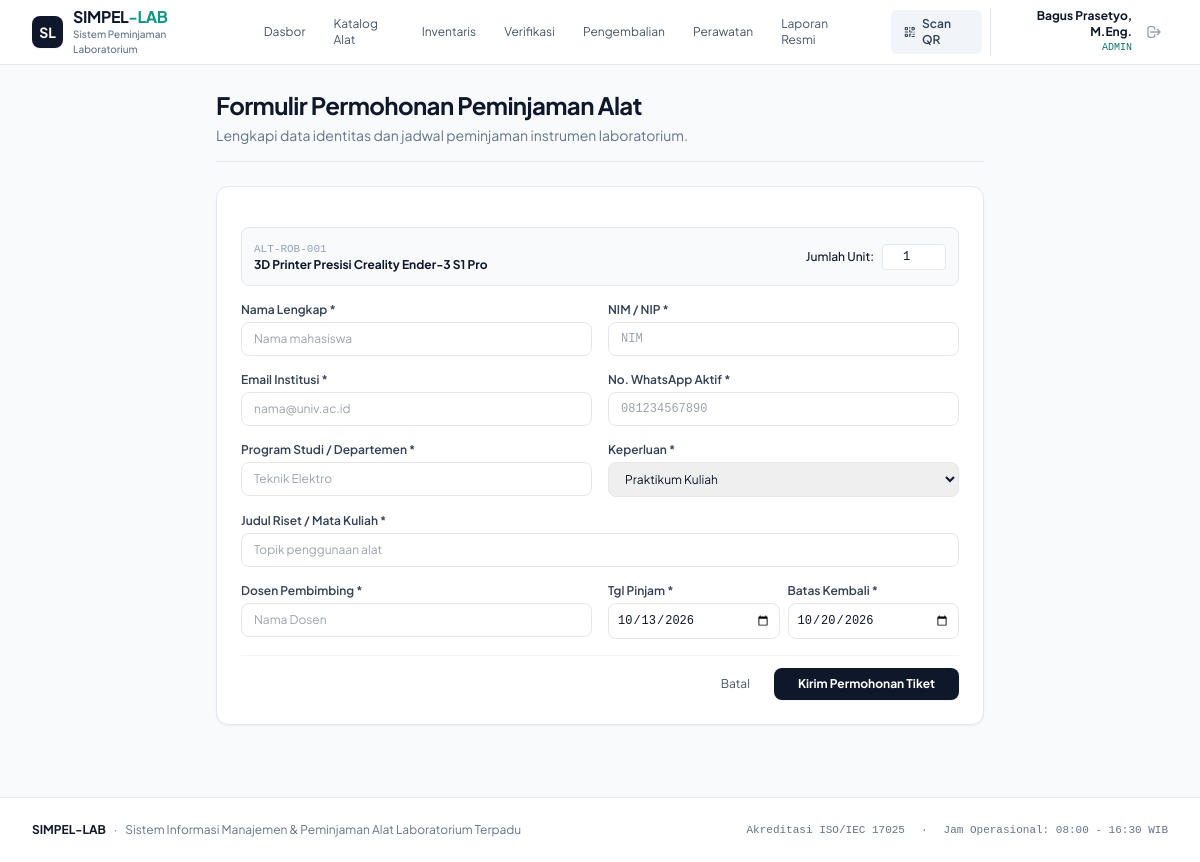
The page /peminjaman.php?alat_id=4 on the database its author committed.
### tables this page shows
CREATE TABLE IF NOT EXISTS `alat` (
  `id` INT AUTO_INCREMENT PRIMARY KEY,
  `kode_alat` VARCHAR(50) NOT NULL UNIQUE,
  `kategori_id` INT NOT NULL,
  `nama_alat` VARCHAR(150) NOT NULL,
  `merk_model` VARCHAR(100) NOT NULL,
  `spesifikasi` TEXT NOT NULL,
  `lokasi_rak` VARCHAR(100) NOT NULL,
  `kondisi` ENUM('BAIK', 'RUSAK_RINGAN', 'RUSAK_BERAT', 'DALAM_PERAWATAN') NOT NULL DEFAULT 'BAIK',
  `total_stok` INT NOT NULL DEFAULT 1,
  `stok_tersedia` INT NOT NULL DEFAULT 1,
  `harga_perkiraan` DECIMAL(15,2) DEFAULT 0,
  `aksesoris` TEXT,
  `foto` VARCHAR(255) DEFAULT NULL,
  `created_at` TIMESTAMP DEFAULT CURRENT_TIMESTAMP,
  FOREIGN KEY (`kategori_id`) REFERENCES `kategori`(`id`) ON DELETE CASCADE
);

### peminjaman.php (the view, shortened to what this page needs)
<?php
require_once __DIR__ . '/includes/header.php';
$alat_id = $_GET['alat_id'] ?? null;
$selected_alat = null;
if ($alat_id && isset($pdo)) {
    $stmt = $pdo->prepare("SELECT * FROM alat WHERE id = ?");
    $stmt->execute([$alat_id]);
    $selected_alat = $stmt->fetch();
}
$success_tiket = null;
?>
<div class="max-w-3xl mx-auto space-y-6">
  <div class="pb-4 border-b border-slate-200">
    <h1 class="text-xl sm:text-2xl font-bold tracking-tight text-slate-900">
      Formulir Permohonan Peminjaman Alat
    </h1>
    <p class="text-xs sm:text-sm text-slate-500 mt-1">
      Lengkapi data identitas dan jadwal peminjaman instrumen laboratorium.
    </p>
  </div>
  <?php if ($success_tiket): ?>
    <div class="p-6 bg-white rounded-xl border border-slate-200 shadow-sm text-center space-y-3">
      <div class="w-12 h-12 bg-teal-50 text-teal-700 rounded-full flex items-center justify-center mx-auto">
        ✓
      </div>
      <h2 class="text-lg font-bold text-slate-900">Permohonan Berhasil Dikirim!</h2>
      <p class="text-xs text-slate-600">
        Nomor Tiket Anda: <strong class="font-mono text-teal-800 text-sm"><?= htmlspecialchars($success_tiket) ?></strong>
      </p>
      <div class="pt-2">
        <a href="katalog.php" class="px-4 py-2 text-xs font-semibold text-white bg-slate-900 rounded-lg">
          Kembali ke Katalog
        </a>
      </div>
    </div>
  <?php else: ?>
    <form method="POST" action="peminjaman.php" class="bg-white rounded-xl border border-slate-200 p-6 shadow-sm space-y-4 text-xs">
      <?php if ($selected_alat): ?>
        <div class="p-3 bg-slate-50 border border-slate-200 rounded-lg flex justify-between items-center">
          <div>
            <span class="text-slate-400 font-mono text-[11px]"><?= htmlspecialchars($selected_alat['kode_alat']) ?></span>
            <h4 class="font-bold text-slate-900"><?= htmlspecialchars($selected_alat['nama_alat']) ?></h4>
          </div>
          <div class="flex items-center gap-2">
            <label class="font-medium">Jumlah Unit:</label>
            <input type="number" name="jumlah" min="1" max="<?= $selected_alat['stok_tersedia'] ?>" value="1" class="w-16 px-2 py-1 border rounded text-center font-mono">
          </div>
        </div>
      <?php endif; ?>
      <div class="grid grid-cols-1 sm:grid-cols-2 gap-4">
        <div>
          <label class="block font-semibold text-slate-700 mb-1">Nama Lengkap *</label>
          <input type="text" required name="nama_peminjam" class="w-full px-3 py-2 border rounded-lg focus:ring-2 focus:ring-slate-900" placeholder="Nama mahasiswa">
        </div>
        <div>
          <label class="block font-semibold text-slate-700 mb-1">NIM / NIP *</label>
          <input type="text" required name="nim_nip" class="w-full px-3 py-2 border rounded-lg font-mono focus:ring-2 focus:ring-slate-900" placeholder="NIM">
        </div>
        <div>
          <label class="block font-semibold text-slate-700 mb-1">Email Institusi *</label>
          <input type="email" required name="email" class="w-full px-3 py-2 border rounded-lg focus:ring-2 focus:ring-slate-900" placeholder="nama@univ.ac.id">
        </div>
        <div>
          <label class="block font-semibold text-slate-700 mb-1">No. WhatsApp Aktif *</label>
          <input type="tel" required name="no_hp" class="w-full px-3 py-2 border rounded-lg font-mono focus:ring-2 focus:ring-slate-900" placeholder="081234567890">
        </div>
        <div>
          <label class="block font-semibold text-slate-700 mb-1">Program Studi / Departemen *</label>
          <input type="text" required name="prodi" class="w-full px-3 py-2 border rounded-lg focus:ring-2 focus:ring-slate-900" placeholder="Teknik Elektro">
        </div>
        <div>
          <label class="block font-semibold text-slate-700 mb-1">Keperluan *</label>
          <select name="keperluan" class="w-full px-3 py-2 border rounded-lg focus:ring-2 focus:ring-slate-900">
            <option value="PRAKTIKUM">Praktikum Kuliah</option>
          </select>
        </div>
        <div class="sm:col-span-2">
          <label class="block font-semibold text-slate-700 mb-1">Judul Riset / Mata Kuliah *</label>
          <input type="text" required name="judul_kegiatan" class="w-full px-3 py-2 border rounded-lg focus:ring-2 focus:ring-slate-900" placeholder="Topik penggunaan alat">
        </div>
        <div>
          <label class="block font-semibold text-slate-700 mb-1">Dosen Pembimbing *</label>
          <input type="text" required name="dosen_pembimbing" class="w-full px-3 py-2 border rounded-lg focus:ring-2 focus:ring-slate-900" placeholder="Nama Dosen">
        </div>
        <div class="grid grid-cols-2 gap-2">
          <div>
            <label class="block font-semibold text-slate-700 mb-1">Tgl Pinjam *</label>
            <input type="date" required name="tgl_pinjam" value="<?= date('Y-m-d') ?>" class="w-full px-2 py-2 border rounded-lg font-mono">
          </div>
          <div>
            <label class="block font-semibold text-slate-700 mb-1">Batas Kembali *</label>
            <input type="date" required name="tgl_kembali" value="<?= date('Y-m-d', strtotime('+7 days')) ?>" class="w-full px-2 py-2 border rounded-lg font-mono">
          </div>
        </div>
      </div>
      <div class="pt-3 border-t border-slate-100 flex justify-end gap-2">
        <a href="katalog.php" class="px-4 py-2 text-slate-600 hover:bg-slate-100 rounded-lg">Batal</a>
        <button type="submit" class="px-6 py-2 text-white bg-slate-900 hover:bg-slate-800 rounded-lg font-bold shadow-sm">
          Kirim Permohonan Tiket
        </button>
      </div>
    </form>
  <?php endif; ?>
</div>
<?php require_once __DIR__ . '/includes/footer.php'; ?>

### includes/header.php (style rules this page uses)
body { font-family: 'Plus Jakarta Sans', sans-serif; }
.font-mono { font-family: 'JetBrains Mono', monospace; font-variant-numeric: tabular-nums; }

### rows shown on the page
alat: kode_alat "ALT-ROB-001", nama_alat "3D Printer Presisi Creality Ender-3 S1 Pro"

### other values the page prints
$label "Dasbor"
$label "Katalog Alat"
$label "Inventaris"
$label "Verifikasi"
$label "Pengembalian"
$label "Perawatan"
$label "Laporan Resmi"
$user['nama_lengkap'] "Bagus Prasetyo, M.Eng."
$user['role'] "ADMIN"
APP_NAME "SIMPEL-LAB"
